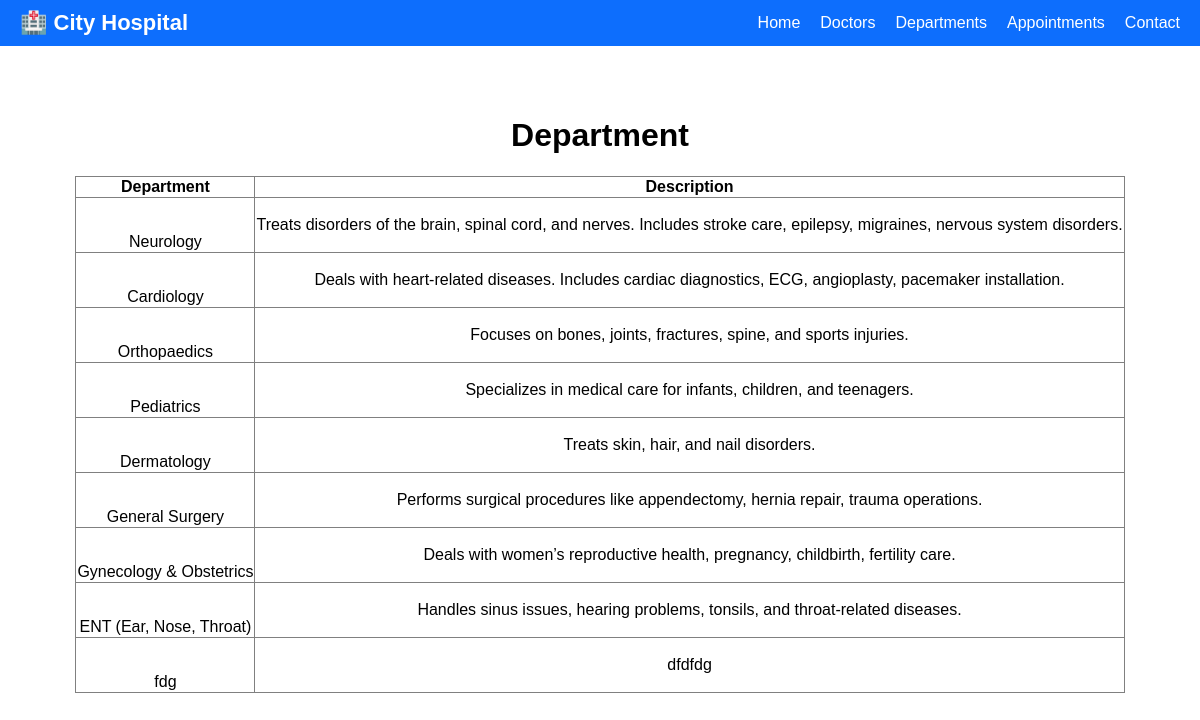
Screenshot of /department with the database file from the repository.
### hospital_app/models.py (models this page shows)
class Department(models.Model):
    name = models.CharField(max_length=100)
    description = models.TextField(max_length=1000)
    def __str__(self):
        return self.name

### hospital_app/views.py (the view)
# urls.py: path('department',views.department, name='department'),
def department(request):
    departments = Department.objects.all()
    print(departments)
    return render(request,'Department.html',{"departments":departments})

### templates/Department.html
{% extends "base.html" %}
{% block header %}
    {%include 'header.html' %}
{% endblock header %}
{% block content %}
    <h1 style="text-align:center;padding-top:50px">Department</h1>
    <table border="1" style="border-collapse: collapse; margin:auto; padding-top:50px">
        <tr>
            <th>Department</th>
            <th>Description</th>
        </tr>
        {% for item in departments %}
        <tr style="text-align:center;margin:auto">
            <td style="padding-top:35px">{{item}}</td>
            <td>{{item.description}}</td>
        </tr>
        {% endfor %}
    </table>
{% endblock content %}

### static/css/header.css (style rules this page uses)
body { margin: 0; font-family: Arial, sans-serif; }

### rows the page displays
Department: name "Neurology", description "Treats disorders of the brain, spinal cord, and nerves. Includes stroke care, epilepsy, migraines, nervous system disorders."
Department: name "Cardiology", description "Deals with heart-related diseases. Includes cardiac diagnostics, ECG, angioplasty, pacemaker installation."
Department: name "Orthopaedics", description "Focuses on bones, joints, fractures, spine, and sports injuries."
Department: name "Pediatrics", description "Specializes in medical care for infants, children, and teenagers."
Department: name "Dermatology", description "Treats skin, hair, and nail disorders."
Department: name "General Surgery", description "Performs surgical procedures like appendectomy, hernia repair, trauma operations."
Department: name "Gynecology & Obstetrics", description "Deals with women’s reproductive health, pregnancy, childbirth, fertility care."
Department: name "ENT (Ear, Nose, Throat)", description "Handles sinus issues, hearing problems, tonsils, and throat-related diseases."
Department: name "fdg", description "dfdfdg"
